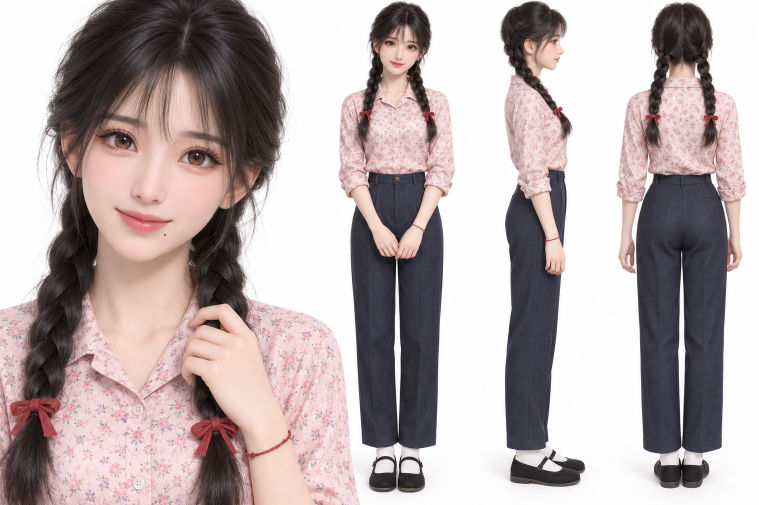
#> input picture packages/drama/skills/optional-skills/anime-3d-assets/references/images/female-quality-reference.png, 1517 x 1010 px (shown at 1/2 size)
$ python -i verify.py   (imports and definitions only)
#> lines starting #> are read from the running program, lines starting #| are printed output that depends on the picture
#> further down, picture is the input picture: shape (1010, 1517, 3); mean B, G, R 170.4, 170.4, 183
#!/usr/bin/env python3
"""
verify.py — 画面反查验证（独立第二意见）
==========================================
用官方分集封面反查每个视频到底是第几集，与 finalize 的判定互相印证。

实测校准：
  · 封面是**剧照**时极准 —— 正确集 0.86~0.99，次名常 <0.45（压倒性）
  · 封面是**宣传海报**时无效 —— 正确集也只有 0.19~0.40（此时不可作为证据，但也不会误导）
所以本工具定位为「能确证时极强、不能确证时不否定」，阈值分级而非一刀切。

    python scripts/verify.py                 # 反查 raw/ 所有文件
    python scripts/verify.py --topn 5
    python scripts/verify.py --dir <目录>

本模块还被 finalize.py 复用来提取画面特征（imread_u / feat / video_frames）。
"""
import os, sys, glob, json, argparse, urllib.request
import numpy as np
import cv2

sys.path.insert(0, os.path.dirname(os.path.abspath(__file__)))
import common as C

# [1 line not run here, left out]


# ------------------------------------------------------ 中文路径安全的读写
# [15 lines left out: functions imread_u, imwrite_u, not called in this run]


# ------------------------------------------------------ 特征
def feat(img):
    """取画面中部 -> 灰度 32x32 -> 直方图均衡 -> 单位向量（避开底部字幕）"""
    h, w = img.shape[:2]
#> h = 1010; w = 1517
    crop = img[int(h * 0.05):int(h * 0.78), int(w * 0.05):int(w * 0.95)]
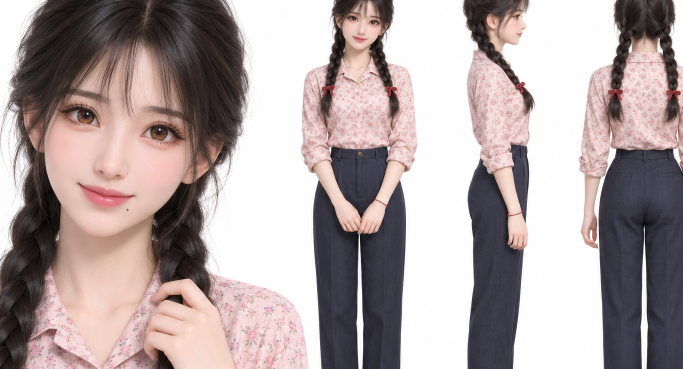
#> crop: shape (737, 1366, 3) (shown at 1/2 size); mean B, G, R 161, 161.5, 174.5
    g = cv2.cvtColor(cv2.resize(crop, (32, 32)), cv2.COLOR_BGR2GRAY)
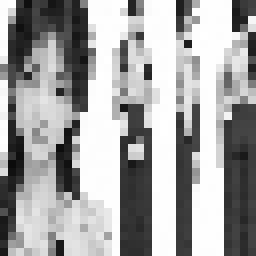
#> g: shape (32, 32) (shown 8 times larger); min 11, max 255, mean 163.6
    g = cv2.equalizeHist(g).astype(np.float32).ravel()
#> g = 1024 values, max 255 at index 153, min 0 at index 583, mean 133.6
    g -= g.mean()
#> g = 1024 values, max 121.4 at index 153, min -133.6 at index 583, mean 0
    n = np.linalg.norm(g)
#> n = 2575.3
    return g / n if n else g


# [75 lines left out: functions video_frames, main, not called in this run]


# [2 lines not run here, left out]

>>> import cv2
>>> picture = cv2.imread('../../../../../packages/drama/skills/optional-skills/anime-3d-assets/references/images/female-quality-reference.png')
>>> result = feat(picture)
#> result = 1024 values, max 0.0471 at index 153, min -0.0519 at index 583, mean -2.91e-10
